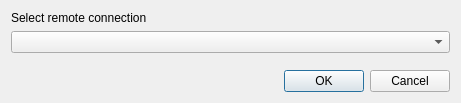
<?xml version="1.0" encoding="UTF-8"?>
<ui version="4.0">
 <class>SelectionConnectionDialog</class>
 <widget class="QDialog" name="SelectionConnectionDialog">
  <property name="geometry">
   <rect>
    <x>0</x>
    <y>0</y>
    <width>461</width>
    <height>103</height>
   </rect>
  </property>
  <property name="windowTitle">
   <string>Dsmcp - Select remote connection</string>
  </property>
  <property name="modal">
   <bool>true</bool>
  </property>
  <layout class="QVBoxLayout" name="verticalLayout">
   <item>
    <widget class="QLabel" name="label">
     <property name="text">
      <string>Select remote connection</string>
     </property>
    </widget>
   </item>
   <item>
    <widget class="QComboBox" name="comboBox"/>
   </item>
   <item>
    <spacer name="verticalSpacer">
     <property name="orientation">
      <enum>Qt::Vertical</enum>
     </property>
     <property name="sizeHint" stdset="0">
      <size>
       <width>20</width>
       <height>27</height>
      </size>
     </property>
    </spacer>
   </item>
   <item>
    <widget class="QDialogButtonBox" name="buttonBox">
     <property name="orientation">
      <enum>Qt::Horizontal</enum>
     </property>
     <property name="standardButtons">
      <set>QDialogButtonBox::Cancel|QDialogButtonBox::Ok</set>
     </property>
    </widget>
   </item>
  </layout>
 </widget>
 <resources/>
 <connections>
  <connection>
   <sender>buttonBox</sender>
   <signal>accepted()</signal>
   <receiver>SelectionConnectionDialog</receiver>
   <slot>accept()</slot>
   <hints>
    <hint type="sourcelabel">
     <x>248</x>
     <y>254</y>
    </hint>
    <hint type="destinationlabel">
     <x>157</x>
     <y>274</y>
    </hint>
   </hints>
  </connection>
  <connection>
   <sender>buttonBox</sender>
   <signal>rejected()</signal>
   <receiver>SelectionConnectionDialog</receiver>
   <slot>reject()</slot>
   <hints>
    <hint type="sourcelabel">
     <x>316</x>
     <y>260</y>
    </hint>
    <hint type="destinationlabel">
     <x>286</x>
     <y>274</y>
    </hint>
   </hints>
  </connection>
 </connections>
</ui>
